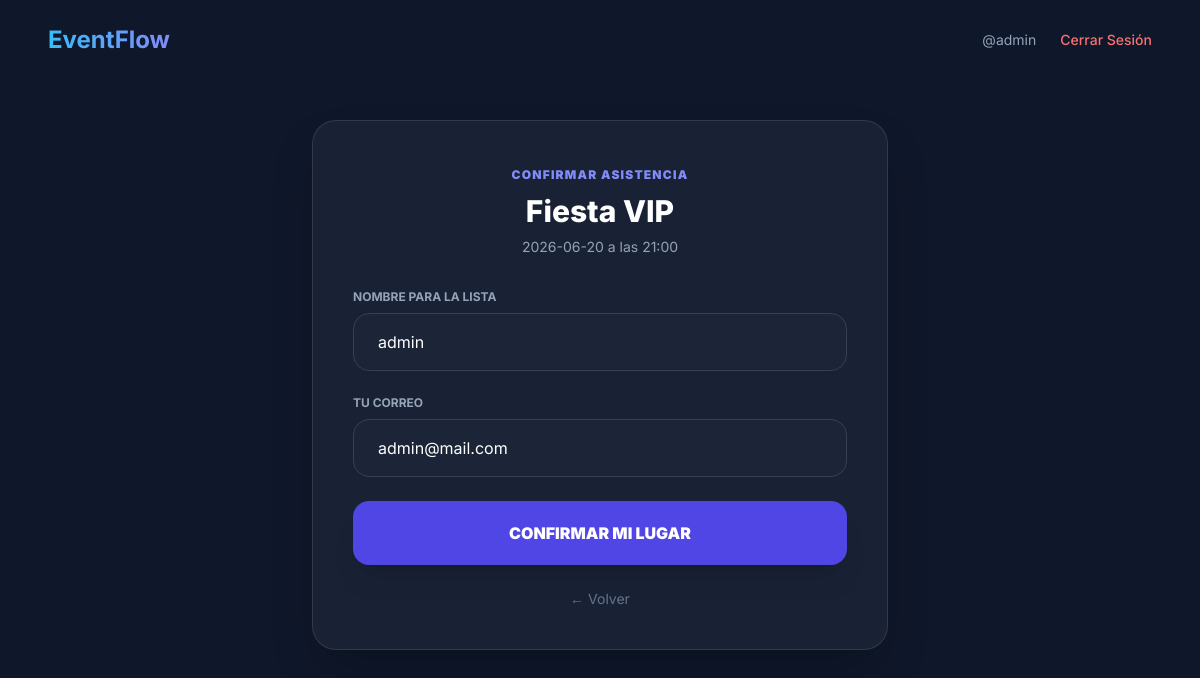
The page /inscribir/2 (signed in) on the database its author committed.
### tables this page shows
CREATE TABLE eventos(
            id INTEGER PRIMARY KEY,
            nombre TEXT NOT NULL,
            descripcion TEXT,
            anfitrion TEXT NOT NULL,
            fecha DATE NOT NULL,
            hora TEXT NOT NULL,
            maximo INTEGER NOT NULL,
            vestimenta TEXT NOT NULL
        );

### app.py (the view)
@app.route("/inscribir/<int:id>")
def inscribir(id):
    if not session.get("user"):
        return redirect("/login")
    conn = sqlite3.connect("eventos.db")
    conn.row_factory = sqlite3.Row
    cursor = conn.cursor()
    cursor.execute("SELECT * FROM eventos WHERE id=?", (id,))
    evento = cursor.fetchone()
    conn.close()
    return render_template("inscribir.html", evento=evento)

### templates/inscribir.html
{% extends 'base.html' %}
{% block content %}
<div class="max-w-xl mx-auto mt-10">
    <div class="glass rounded-3xl p-10 shadow-2xl">
        <div class="mb-8 text-center">
            <span class="text-xs font-black uppercase tracking-widest text-indigo-400">Confirmar Asistencia</span>
            <h2 class="text-3xl font-extrabold mt-2 text-white">{{evento.nombre}}</h2>
            <p class="text-slate-400 text-sm mt-2">{{evento.fecha}} a las {{evento.hora}}</p>
        </div>
        <form action="/guardar_inscripcion/{{evento.id}}" method="POST" class="space-y-6">
            <div>
                <label class="block text-xs font-bold text-slate-400 mb-2 uppercase">Nombre para la lista</label>
                <input type="text" name="nombre" value="{{ session.user }}"
                    class="w-full bg-slate-800/50 border border-slate-700 text-white px-6 py-4 rounded-2xl focus:ring-2 focus:ring-indigo-500 outline-none" required>
            </div>
            <div>
                <label class="block text-xs font-bold text-slate-400 mb-2 uppercase">Tu Correo</label>
                <input type="email" name="email" value="{{ session.email }}"
                    class="w-full bg-slate-800/50 border border-slate-700 text-white px-6 py-4 rounded-2xl focus:ring-2 focus:ring-indigo-500 outline-none" required>
            </div>
            <button type="submit" class="w-full py-5 rounded-2xl font-black text-white uppercase bg-indigo-600 hover:bg-indigo-500 shadow-xl transition-all">
                Confirmar mi lugar
            </button>
            <a href="/" class="block text-center mt-6 text-sm text-slate-500 hover:text-indigo-400">← Volver</a>
        </form>
    </div>
</div>
{% endblock %}

### templates/base.html (style rules this page uses)
body { font-family: 'Inter', sans-serif; background: #0f172a; color: #f8fafc; }
.glass { background: rgba(30, 41, 59, 0.7); backdrop-filter: blur(12px); border: 1px solid rgba(255,255,255,0.1); }

### rows shown on the page
eventos: nombre "Fiesta VIP", fecha "2026-06-20", hora "21:00"

### other values the page prints
{{ session.user }} "admin"
